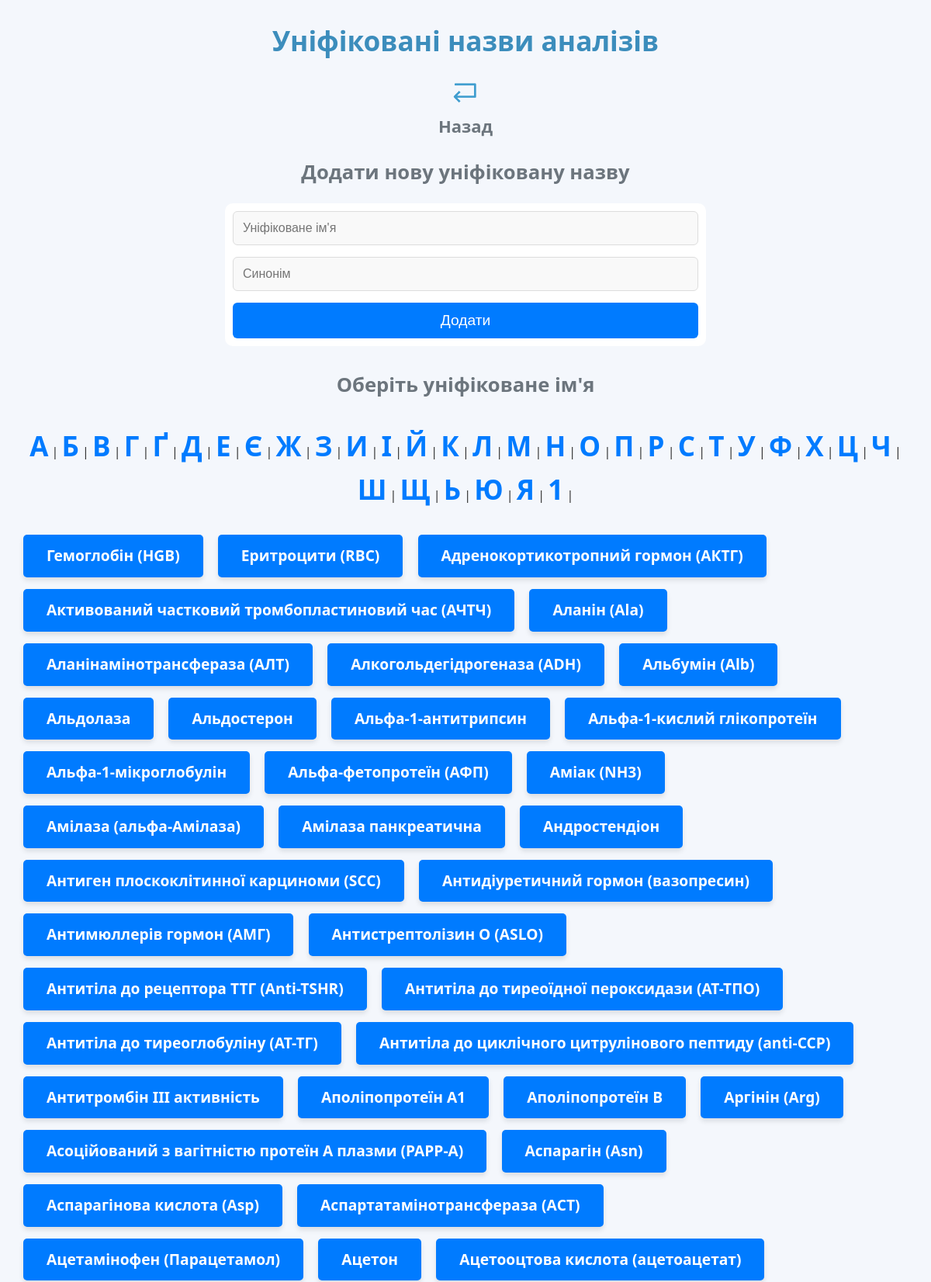
/unification_names/ (upper part), run on the app's committed database.
### medicalgrouplibrary/database.py (models this page shows)
class StandardName(Base):
    __tablename__ = "standard_names"
    id = Column(Integer, primary_key=True, index=True)
    name = Column(String, unique=True, nullable=False)
    standard_unit_id = Column(Integer, ForeignKey("units.id"), nullable=True)  # Зв'язок зі стандартною одиницею
    units = relationship("Unit", back_populates="standard_name", foreign_keys="[Unit.standard_name_id]")
    unit_conversions = relationship("UnitConversion", back_populates="standard_name",
                                    foreign_keys="[UnitConversion.standard_name_id]")
    synonyms = relationship("AnalysisSynonym", back_populates="standard_name")

### routes/synonyms.py (the view)
@router.get("/", response_class=HTMLResponse)
async def read_unification_names(request: Request, db: Session = Depends(get_db)):
    standard_names = db.query(StandardName).all()
    return templates.TemplateResponse("index.html", {"request": request, "standard_names": standard_names})

### templates/unification_names.html (shortened to what this page needs)
{% extends "components/base.html" %}
{% block header %}Уніфіковані назви аналізів{% endblock %}
{% block content %}
        <p align="center"><a href="/"><img src="/static/back.png" width="3%"><br>Назад</a></p>
        <h2>Додати нову уніфіковану назву</h2>
        <form action="/add" method="post">
            <input type="text" name="standard_name" placeholder="Уніфіковане ім'я" required>
            <input type="text" name="synonym" placeholder="Синонім" required>
            <button type="submit">Додати</button>
        </form>
        <section>
            <h2>Оберіть уніфіковане ім'я</h2>
            <div>
                <div class="synonyms-container" align="center">
                    {% for letter in 'АБВГҐДЕЄЖЗИІЙКЛМНОПРСТУФХЦЧШЩЬЮЯ1' %}
                        <a href="/unification_names?filter_letter={{ letter }}" style="font-size:35px;">{{ letter }}</a> |
                    {% endfor %}
                </div>
            </div>
            <div class="synonyms-container">
                {% for name in standard_names %}
                <a href="/synonyms/{{ name.id }}" class="synonyms-btn">{{ name.name }}</a>
                {% endfor %}
            </div>
        </section>
{% endblock %}

### static/styles.css (style rules this page uses)
body { font-family: 'Segoe UI', Tahoma, Geneva, Verdana, sans-serif; margin: 0; padding: 0; background-color: #f4f7fc; color: #333; line-height: 1.6; }
h1, h2 { font-family: 'Segoe UI', Tahoma, Geneva, Verdana, sans-serif; margin-bottom: 20px; text-align: center; }
h2 { color: #6c757d; font-size: 1.6em; }
a { color: #007bff; text-decoration: none; font-weight: bold; transition: color 0.3s ease, transform 0.2s ease; }
p { font-size: 20px; }
p a { color: #6c757d; font-size: 1.1em; }
form { background-color: #fff; padding: 10px; border-radius: 10px; margin-bottom: 30px; width: 100%; max-width: 600px; margin-left: auto; margin-right: auto; }
form input[type="text"], form select, form textarea { width: 100%; padding: 12px; margin-bottom: 15px; border: 1px solid #ddd; border-radius: 6px; font-size: 1em; background-color: #f9f9f9; box-sizing: border-box; transition: border-color 0.3s ease; }
form button { width: 100%; padding: 12px; background-color: #007bff; color: white; border: none; border-radius: 6px; cursor: pointer; font-size: 1.2em; transition: background-color 0.3s ease, transform 0.2s ease; }
button, .btn-delete, .btn-edit { padding: 10px 20px; cursor: pointer; border-radius: 6px; font-size: 1.1em; transition: background-color 0.3s ease, transform 0.2s ease; display: inline-block; margin-right: 12px; }
h1, h2 { text-align: center; }
.synonyms-container { display: row; margin: 30px; align: center; }
.synonyms-btn { padding: 12px 30px; margin-bottom: 15px; margin-right: 15px; background-color: #007BFF; color: white; text-decoration: none; font-size: 1.2em; border-radius: 5px; box-shadow: 0 4px 6px rgba(0, 0, 0, 0.1); transition: background-color 0.3s ease, transform 0.2s ease; display: inline-block; }

### data on the page
StandardName: name "Гемоглобін (HGB)"
StandardName: name "Еритроцити (RBC)"
StandardName: name "Адренокортикотропний гормон (АКТГ)"
StandardName: name "Активований частковий тромбопластиновий час (АЧТЧ)"
StandardName: name "Аланін (Ala)"
StandardName: name "Аланінамінотрансфераза (АЛТ)"
StandardName: name "Алкогольдегідрогеназа (ADH)"
StandardName: name "Альбумін (Alb)"
StandardName: name "Альдолаза"
StandardName: name "Альдостерон"
StandardName: name "Альфа-1-антитрипсин"
StandardName: name "Aльфа-1-кислий глікопротеїн"
StandardName: name "Альфа-1-мікроглобулін"
StandardName: name "Альфа-фетопротеїн (АФП)"
StandardName: name "Аміак (NH3)"
StandardName: name "Амілаза (альфа-Амілаза)"
StandardName: name "Амілаза панкреатична"
StandardName: name "Андростендіон"
StandardName: name "Антиген плоскоклітинної карциноми (SCC)"
StandardName: name "Антидіуретичний гормон (вазопресин)"
StandardName: name "Антимюллерів гормон (АМГ)"
StandardName: name "Антистрептолізин O (ASLO)"
StandardName: name "Антитіла до рецептора ТТГ (Anti-TSHR)"
StandardName: name "Антитіла до тиреоїдної пероксидази (АТ-ТПО)"
StandardName: name "Антитіла до тиреоглобуліну (АТ-ТГ)"
StandardName: name "Антитіла до циклічного цитрулінового пептиду (anti-CCP)"
StandardName: name "Антитромбін III активність"
StandardName: name "Аполіпопротеїн A1"
StandardName: name "Аполіпопротеїн В"
StandardName: name "Аргінін (Arg)"
StandardName: name "Асоційований з вагітністю протеїн А плазми (PAPP-A)"
StandardName: name "Аспарагін (Asn)"
StandardName: name "Аспарагінова кислота (Asp)"
StandardName: name "Аспартатамінотрансфераза (АСТ)"
StandardName: name "Ацетамінофен (Парацетамол)"
StandardName: name "Ацетон"
StandardName: name "Ацетооцтова кислота (ацетоацетат)"

### other printed values
{{ letter }} "А" "Б" "В" "Г" "Ґ" "Д" "Е" "Є" "Ж" "З" "И" "І" "Й" "К" "Л" "М" "Н" "О" "П" "Р" "С" "Т" "У" "Ф" "Х" "Ц" "Ч" "Ш" "Щ" "Ь" "Ю" "Я" "1"
